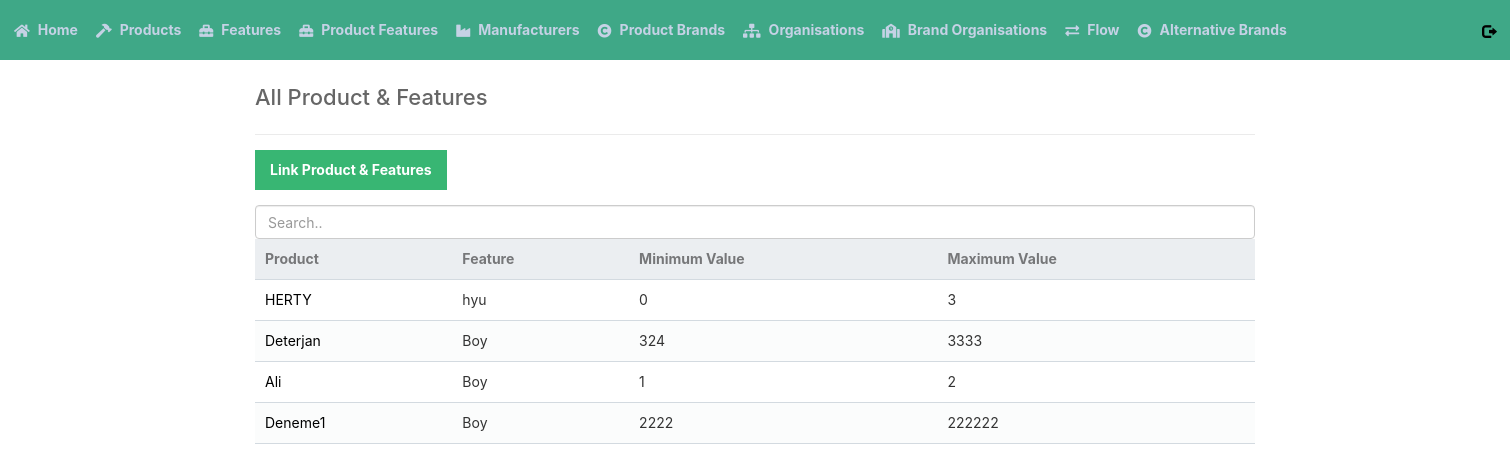
The app's page /read_product_features.php with its own data.
### tables this page shows
CREATE TABLE `product_features` (
  `M_SYSCODE` int(11) NOT NULL,
  `FEATURE_ID` int(11) NOT NULL,
  `MINVAL` float DEFAULT NULL,
  `MAXVAL` float DEFAULT NULL
);

CREATE TABLE `product` (
  `M_SYSCODE` int(11) NOT NULL,
  `M_CODE` varchar(15) NOT NULL,
  `M_NAME` varchar(30) NOT NULL,
  `M_SHORTNAME` varchar(10) DEFAULT NULL,
  `M_PARENTCODE` varchar(15) NOT NULL,
  `M_ABSTRACT` tinyint(1) NOT NULL,
  `M_CATEGORY` varchar(12) NOT NULL,
  `IS_ACTIVE` tinyint(1) NOT NULL DEFAULT 1
);

CREATE TABLE `features` (
  `FEATURE_ID` int(11) NOT NULL,
  `FEATURE_NAME` varchar(200) NOT NULL
);

### read_product_features.php (the view, shortened to what this page needs)
<?php
include 'functions.php';
$pdo = pdo_connect_mysql();
$stmt = $pdo->prepare('SELECT * FROM PRODUCT_FEATURES ORDER BY M_SYSCODE');
$stmt->execute();
$product_features = $stmt->fetchAll(PDO::FETCH_ASSOC);
?>
<?= template_header('Read') ?>
<div class="content read">
	<h2>All Product & Features</h2>
	<a href="create_product_features.php" class="add-product">Link Product & Features</a>
	<input class="form-control" id="myInput" type="text" placeholder="Search..">
	<table>
        <thead>
            <tr>
                <td>Product</td>
                <td>Feature</td>
                <td>Minimum Value</td>
                <td>Maximum Value</td>
            </tr>
        </thead>
        <tbody id="myTable">
            <?php foreach ($product_features as $element): ?>
            <tr>
                <?php  $stmt = $pdo->prepare('SELECT M_NAME FROM PRODUCT WHERE M_SYSCODE=?');       ?>
                <?php  $stmt->execute([$element['M_SYSCODE']]);      ?>
                <?php  $productName = $stmt->fetch();                  ?>
                <?php  $stmt = $pdo->prepare('SELECT FEATURE_NAME FROM FEATURES WHERE FEATURE_ID=?');   ?>
                <?php  $stmt->execute([$element['FEATURE_ID']]);                                   ?>
                <?php  $featureName=$stmt->fetch();           ?>
                <td><?= $productName['M_NAME'] ?></td>
                <td><?= $featureName['FEATURE_NAME'] ?></td>
                <td><?= $element['MINVAL'] ?></td>
                <td><?= $element['MAXVAL'] ?></td>
            </tr>
            <?php endforeach; ?>
        </tbody>
    </table>
</div>
<?= template_footer()
?>

### style.css (style rules this page uses)
* { box-sizing: border-box; font-family: -apple-system, BlinkMacSystemFont, "segoe ui", roboto, oxygen, ubuntu, cantarell, "fira sans", "droid sans", "helvetica neue", Arial, sans-serif; font-size: 16px; -webkit-font-smoothing: antialiased; -moz-osx-font-smoothing: grayscale; }
body { background-color: #FFFFFF; margin: 0; }
.content { width: 1000px; margin: 0 auto; }
.content h2 { margin: 0; padding: 25px 0; font-size: 22px; border-bottom: 1px solid #ebebeb; color: #666666; }
.read .add-product { display: inline-block; text-decoration: none; background-color: #38b673; font-weight: bold; font-size: 14px; color: #FFFFFF; padding: 10px 15px; margin: 15px 0; }
.read table { width: 100%; padding-top: 30px; border-collapse: collapse; }
.read table thead { background-color: #ebeef1; border-bottom: 1px solid #d3dae0; }
.read table thead td { padding: 10px; font-weight: bold; color: #767779; font-size: 14px; }
.read table tbody tr { border-bottom: 1px solid #d3dae0; }
.read table tbody tr:nth-child(even) { background-color: #fbfcfc; }
.read table tbody tr td { padding: 10px; }
.read table tbody tr td:nth-child(1) { color: #a5a7a9; }

### read_product_features.php (style rules this page uses)
.read table tbody tr td:nth-child(1) { color: #000000; }

### records on screen
product_features: M_SYSCODE.M_NAME "HERTY", FEATURE_ID.FEATURE_NAME "hyu", MINVAL "0", MAXVAL "3"
product_features: M_SYSCODE.M_NAME "Deterjan", FEATURE_ID.FEATURE_NAME "Boy", MINVAL "324", MAXVAL "3333"
product_features: M_SYSCODE.M_NAME "Ali", FEATURE_ID.FEATURE_NAME "Boy", MINVAL "1", MAXVAL "2"
product_features: M_SYSCODE.M_NAME "Deneme1", FEATURE_ID.FEATURE_NAME "Boy", MINVAL "2222", MAXVAL "222222"
